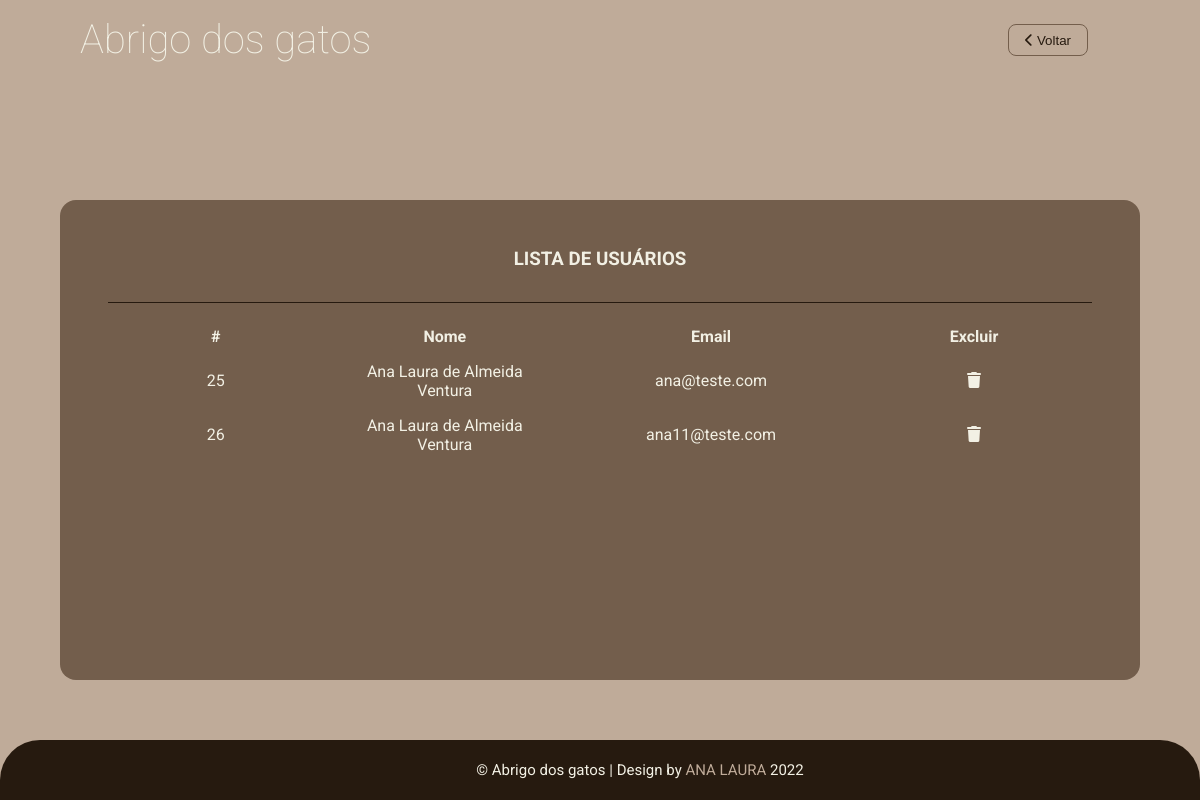
The page /admin/tabelas/tabela_usuario.php (signed in) on the database as committed earlier.
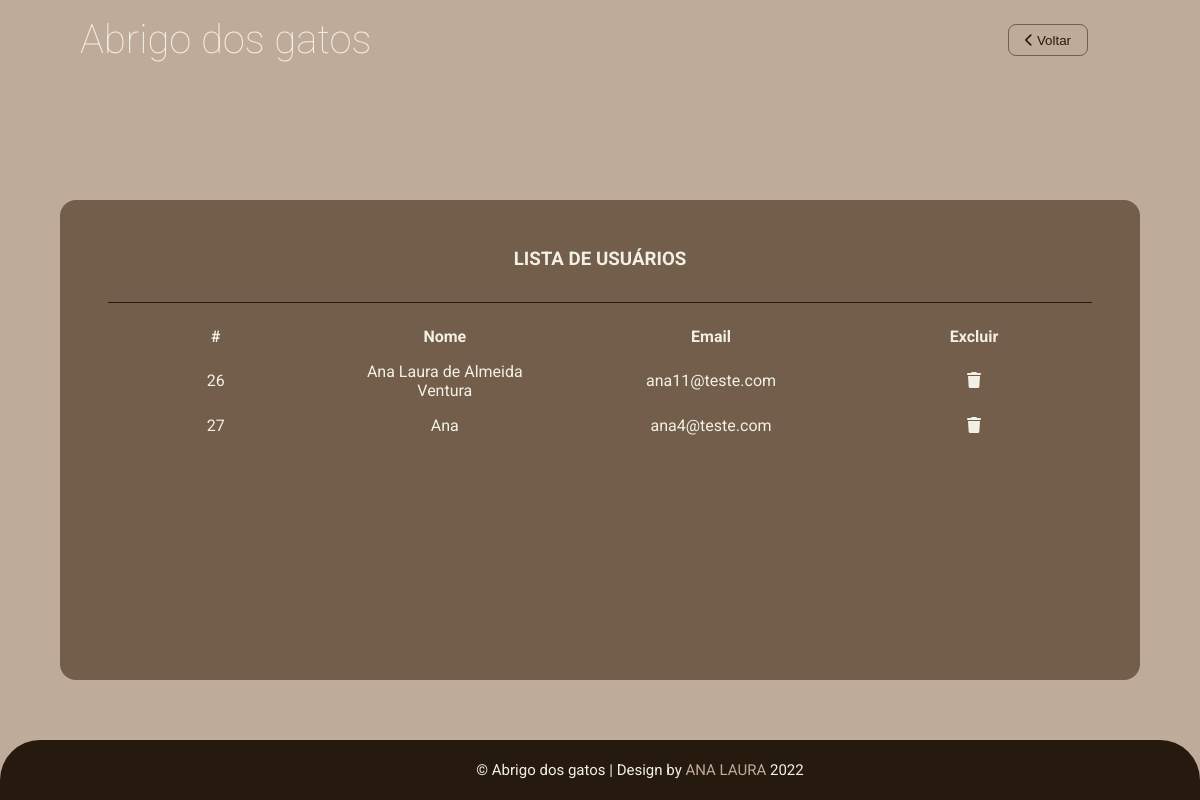
The same page on the database as committed later.
### tables this page shows
CREATE TABLE IF NOT EXISTS `usuario` (
  `id_user` int(11) NOT NULL AUTO_INCREMENT,
  `email` varchar(50) DEFAULT NULL,
  `senha` varchar(50) DEFAULT NULL,
  `name` varchar(50) DEFAULT NULL,
  PRIMARY KEY (`id_user`)
);

### admin/tabelas/tabela_usuario.php (the view, shortened to what this page needs)
<!DOCTYPE html>
<html lang="pt-br">
<head>
    <link rel="stylesheet" href="../../css/style.css">
    <link rel="stylesheet" href="https://cdnjs.cloudflare.com/ajax/libs/font-awesome/6.1.2/css/all.min.css" />
</head>
<body id="adm">
    <header class="header-adm">
        <span>
            <a href="../../index.php">Abrigo dos gatos</a>
        </span>
        <a href="../painel.php"><button class="sair"><i class="fa-solid fa-chevron-left"></i> Voltar</button></a>
    </header>
        <div class="tabela">
            <h3>Lista de Usuários</h3>
            <table>
                <thead>
                    <tr>
                        <th class="opcao">#</th>
                        <th>Nome</th>
                        <th>Email</th>
                        <th>Excluir</th>
                    </tr>
                </thead>
                <tbody>
                    <?php
                        require_once '../../lib/conn.php';
                        $sql = "SELECT * FROM usuario ORDER BY id_user ASC";
                        $stmt = $conn->query($sql);
                        $usuarios = $stmt->fetchAll(PDO::FETCH_OBJ);
                        foreach ($usuarios as $usuario) {
                            ?>
                        <tr>
                            <td class="id"><?= $usuario->id_user ?></td>
                            <td><?= $usuario->name ?></td>
                            <td><?= $usuario->email ?></td>
                            <td><a href=""><i class="fa-solid fa-trash"></i></a></td>
                        </tr>
                    <?php
                        }
                    ?>
                </tbody>
            </table>
        </div>
    <footer id="footer-adm">
        <div id="baixo">
			<div class="centro">
				<span class="credito">&copy; Abrigo dos gatos |</span>
				<span>Design by <a href="#">ANA LAURA </a>2022</span>
			</div>
		</div>
    </footer>
</body>
</html>

### css/style.css (style rules this page uses)
* { margin: 0; padding: 0; box-sizing: border-box; }
body, html { background-color: var(--secondary); font-family: "Roboto", sans-serif; color: #777; height: 100%; }
header { padding: 1rem 10rem 0 5rem; box-sizing: border-box; display: flex; justify-content: space-between; }
a { text-decoration: none; color: var(--light); }
button { width: 20rem; height: 2rem; margin: auto; margin-top: 1rem; background-color: var(--primary); color: var(--light); font-weight: 300; cursor: pointer; border-radius: 8px; border: none; transition: background-color 1s, color 1s; -webkit-transition: background-color 1s, color 1s; -moz-transition: background-color 1s, color 1s; -ms-transition: background-color 1s, color 1s; -o-transition: background-color 1s, color 1s; }
footer { background-color: var(--dark); color: var(--light); padding: 1rem 0 1rem 5rem; padding-left: 5rem; border-top-left-radius: 40px; border-top-right-radius: 40px; }
#baixo .centro { width: 50%; margin: auto; padding: 5px; font-size: 15px; background: var(--dark); text-align: center; }
#baixo .centro span { color: var(--light); }
#baixo .centro a { color: var(--secondary); text-decoration: none; }
h3 { text-transform: uppercase; color: var(--primary); }
@media all and (min-width: 992px) and (max-width: 1399.98px) { header { padding: 0 4rem 0 2rem; } }

### css/variable.css (style rules this page uses)
:root { --light: #F2F0E4; --dark: #261A0F; --primary: #735E4C; --secondary: #BFAB99; }

### css/adm.css (style rules this page uses)
#adm { background-color: var(--secondary); display: flex; flex-direction: column; min-height: 100vh; }
#adm header { display: flex; justify-content: center; padding: 1rem; color: var(--light); font-weight: 100; font-size: 3.5rem; }
#adm button { width: 10rem; }
.header-adm span { font-size: 2.5rem; }
#adm .header-adm { padding: 1rem 5rem ; display: flex; flex-direction: row; justify-content: space-between; align-content: center; }
#adm .header-adm .sair { float: right; margin: 0.5rem 2rem 0 0; border: 1px solid var(--primary); background-color: transparent; color: var(--dark); width: 5rem; }
#adm h3 { text-align: center; }
#footer-adm { position: fixed; bottom: 0; width: 100%; }
.tabela { background-color: var(--primary); width: 90%; height: 30rem; margin: auto; padding: 3rem; overflow-y: scroll; border-radius: 1rem; -webkit-border-radius: 1rem; -moz-border-radius: 1rem; -ms-border-radius: 1rem; -o-border-radius: 1rem; }
.tabela h3 { color: var(--light); margin-bottom: 1rem; padding-bottom: 2rem; border-bottom: 1px solid var(--dark); }
table { border-collapse: collapse; color: var(--light); }
th, td { width: 30rem; padding: 0.5rem 2rem; text-align: center; }
.opcao { width: 2rem; }

Rows that differ between the two databases and show on the page:
removed usuario: id_user "25", name "Ana Laura de Almeida Ventura", email "ana@teste.com"
added usuario: id_user "27", name "Ana", email "ana4@teste.com"
